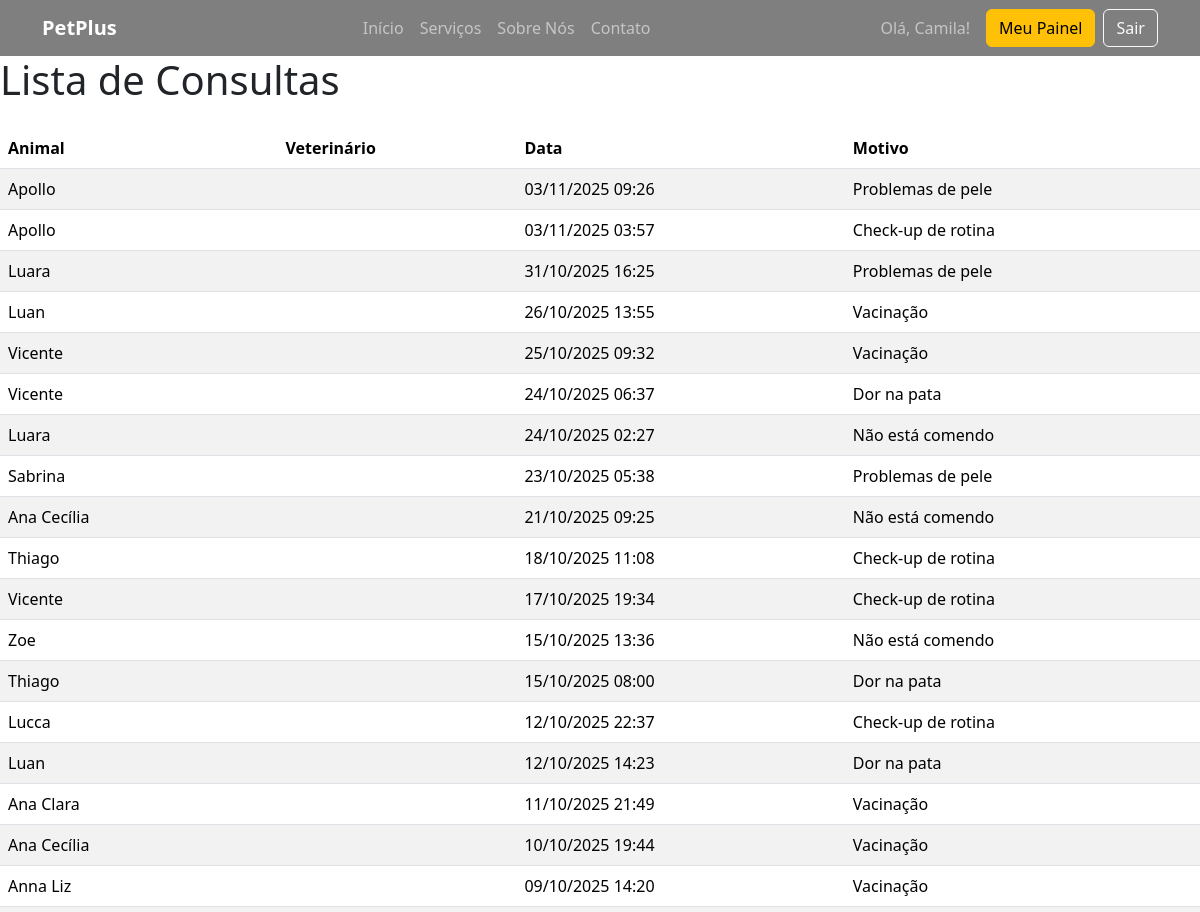
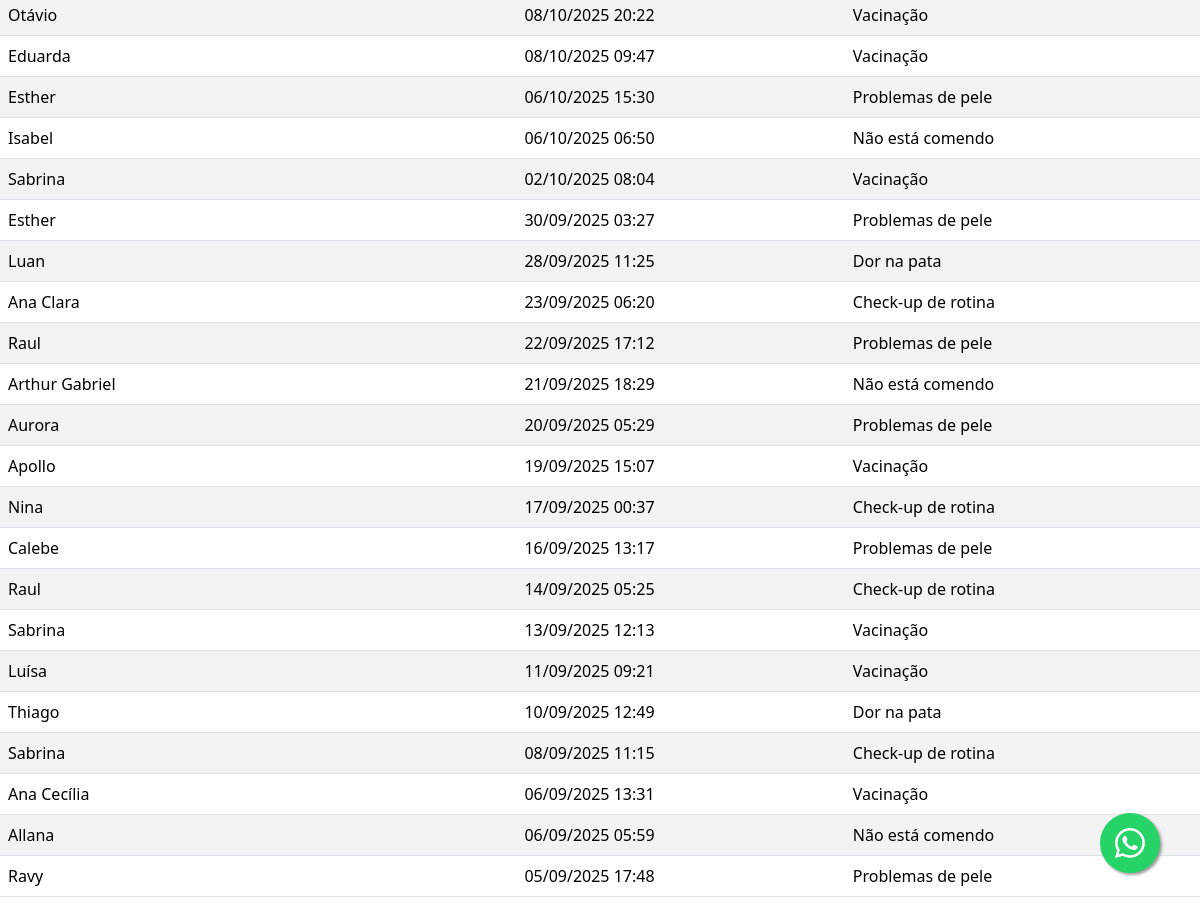
Screenshot of /consultas/ (signed in) with the database file from the repository (2 pictures, top to bottom).
### core/models.py (models this page shows, shortened)
class Usuario(AbstractUser):
    email = models.EmailField(unique=True)
    SEXO = [
        ('M', 'Masculino'),
        ('F', 'Feminino'),
        ('O', 'Outros'),
    ]
    cpf = models.CharField(max_length=11, unique=True, blank=False, null=False)
    telefone = models.CharField(max_length=15)
    data_nascimento = models.DateField(null=True, blank=True)
    sexo = models.CharField(max_length=1, choices=SEXO)
    endereco = models.TextField(blank=False, null=False)

class Consulta(models.Model):
    animal = models.ForeignKey(Animal, on_delete=models.CASCADE)
    veterinario = models.ForeignKey(
        settings.AUTH_USER_MODEL,
        on_delete=models.SET_NULL,
        null=True,
        limit_choices_to={'groups__name' : 'Veterinarios'}
    )
    data = models.DateTimeField(blank=False, null=False)
    motivo = models.TextField(blank=False, null=False)
    observacoes = models.TextField(blank=True)

class Animal(models.Model):
    ESPECIES = [
        ('C', 'Cachorro'),
        ('G', 'Gato'),
        ('O', 'Outros'),
    ]
    SEXO = [
        ('M', 'Macho'),
        ('F', 'Fêmea'),
    ]
    nome = models.CharField(max_length=100)
    dono = models.ForeignKey(Cliente, on_delete=models.CASCADE, related_name='animais', blank=False, null=False)
    especie = models.CharField(max_length=1, choices=ESPECIES)
    raca = models.CharField(max_length=100)
    data_nascimento = models.DateField(null=True, blank=True)
    peso = models.DecimalField(max_digits=5, decimal_places=2, null=True, blank=True)
    sexo = models.CharField(max_length=1, choices=SEXO)
    observacoes = models.TextField(blank=True)

### core/views.py (the view)
# urls.py: path('consultas/', views.lista_consultas, name='lista_consultas'),#acesso da Recepcionista
def lista_consultas(request):
    consultas = Consulta.objects.all().order_by('-data')
    return render(request, 'Recepcionista/lista_consultas.html', {'consultas': consultas})

### templates/Recepcionista/lista_consultas.html
{% extends 'base.html' %}
{% block content %}
  <h1 class="mb-4">Lista de Consultas</h1>
  <table class="table table-striped">
    <thead>
      <tr>
        <th>Animal</th>
        <th>Veterinário</th>
        <th>Data</th>
        <th>Motivo</th>
      </tr>
    </thead>
    <tbody>
      {% for consulta in consultas %}
      <tr>
        <td>{{ consulta.animal.nome }}</td>
        <td>{{ consulta.veterinario.nome }}</td>
        <td>{{ consulta.data|date:"d/m/Y H:i" }}</td>
        <td>{{ consulta.motivo }}</td>
      </tr>
      {% empty %}
      <tr>
        <td colspan="4">Nenhuma consulta cadastrada.</td>
      </tr>
      {% endfor %}
    </tbody>
  </table>
{% endblock %}

### templates/base.html (shortened to what this page needs)
{% load static %}
<!doctype html>
<html lang="pt-br">
<head>
    <link href="https://cdn.jsdelivr.net/npm/bootstrap@5.3.7/dist/css/bootstrap.min.css" rel="stylesheet">
    <link rel="stylesheet" href="https://cdn.jsdelivr.net/npm/bootstrap-icons@1.11.3/font/bootstrap-icons.min.css">
    <link rel="stylesheet" href="{% static 'css/website.css' %}">
</head>
<body>
    <nav class="navbar navbar-expand-lg navbar-dark fixed-top">
        <div class="container">
            <a class="navbar-brand fw-bold" href="{% url 'home' %}">PetPlus</a>
            <div class="collapse navbar-collapse" id="navbarNav">
                <ul class="navbar-nav mx-auto">
                    <li class="nav-item"><a class="nav-link" href="#">Início</a></li>
                    <li class="nav-item"><a class="nav-link" href="#">Serviços</a></li>
                    <li class="nav-item"><a class="nav-link" href="#">Sobre Nós</a></li>
                    <li class="nav-item"><a class="nav-link" href="#">Contato</a></li>
                </ul>
                <div class="d-flex align-items-center">
                    {% if user.is_authenticated %}
                        <span class="navbar-text me-3">
                            Olá, {{ user.first_name|default:user.username }}!
                        </span>
                        <a href="{% url 'redirect_apos_login' %}" class="btn btn-warning me-2">Meu Painel</a>
                        <form action="{% url 'logout' %}" method="post" class="d-inline">
                            <button type="submit" class="btn btn-outline-light">Sair</button>
                        </form>
                    {% else %}
                        <a href="{% url 'login' %}" class="btn btn-outline-light">Login</a>
                    {% endif %}
                </div>
            </div>
        </div>
    </nav>
    <a href="https://api.whatsapp.com/send?phone=SEUNUMERO&text=Olá! Gostaria de mais informações." class="whatsapp-float" target="_blank">
        <i class="bi bi-whatsapp"></i>
    </a>
	<div class="container-fluid p-0">
        {% block content %}
        {% endblock %}
    </div>
</body>
</html>

### static/css/website.css (style rules this page uses)
body { padding-top: 56px; }
.navbar { background-color: rgba(0, 0, 0, 0.5) !important; backdrop-filter: blur(10px); -webkit-backdrop-filter: blur(10px); }
.whatsapp-float { position: fixed; width: 60px; height: 60px; bottom: 40px; right: 40px; background-color: #25d366; color: #FFF; border-radius: 50px; text-align: center; font-size: 30px; box-shadow: 2px 2px 3px #999; z-index: 100; display: flex; align-items: center; justify-content: center; transition: transform 0.2s ease-in-out; }

### rows the page displays
Usuario: first_name "Camila"
Consulta: animal.nome "Apollo", data "03/11/2025 09:26", motivo "Problemas de pele"
Consulta: animal.nome "Apollo", data "03/11/2025 03:57", motivo "Check-up de rotina"
Consulta: animal.nome "Luara", data "31/10/2025 16:25", motivo "Problemas de pele"
Consulta: animal.nome "Luan", data "26/10/2025 13:55", motivo "Vacinação"
Consulta: animal.nome "Vicente", data "25/10/2025 09:32", motivo "Vacinação"
Consulta: animal.nome "Vicente", data "24/10/2025 06:37", motivo "Dor na pata"
Consulta: animal.nome "Luara", data "24/10/2025 02:27", motivo "Não está comendo"
Consulta: animal.nome "Sabrina", data "23/10/2025 05:38", motivo "Problemas de pele"
Consulta: animal.nome "Ana Cecília", data "21/10/2025 09:25", motivo "Não está comendo"
Consulta: animal.nome "Thiago", data "18/10/2025 11:08", motivo "Check-up de rotina"
Consulta: animal.nome "Vicente", data "17/10/2025 19:34", motivo "Check-up de rotina"
Consulta: animal.nome "Zoe", data "15/10/2025 13:36", motivo "Não está comendo"
Consulta: animal.nome "Thiago", data "15/10/2025 08:00", motivo "Dor na pata"
Consulta: animal.nome "Lucca", data "12/10/2025 22:37", motivo "Check-up de rotina"
Consulta: animal.nome "Luan", data "12/10/2025 14:23", motivo "Dor na pata"
Consulta: animal.nome "Ana Clara", data "11/10/2025 21:49", motivo "Vacinação"
Consulta: animal.nome "Ana Cecília", data "10/10/2025 19:44", motivo "Vacinação"
Consulta: animal.nome "Anna Liz", data "09/10/2025 14:20", motivo "Vacinação"
Consulta: animal.nome "Otávio", data "08/10/2025 20:22", motivo "Vacinação"
Consulta: animal.nome "Eduarda", data "08/10/2025 09:47", motivo "Vacinação"
Consulta: animal.nome "Esther", data "06/10/2025 15:30", motivo "Problemas de pele"
Consulta: animal.nome "Isabel", data "06/10/2025 06:50", motivo "Não está comendo"
Consulta: animal.nome "Sabrina", data "02/10/2025 08:04", motivo "Vacinação"
Consulta: animal.nome "Esther", data "30/09/2025 03:27", motivo "Problemas de pele"
Consulta: animal.nome "Luan", data "28/09/2025 11:25", motivo "Dor na pata"
Consulta: animal.nome "Ana Clara", data "23/09/2025 06:20", motivo "Check-up de rotina"
Consulta: animal.nome "Raul", data "22/09/2025 17:12", motivo "Problemas de pele"
Consulta: animal.nome "Arthur Gabriel", data "21/09/2025 18:29", motivo "Não está comendo"
Consulta: animal.nome "Aurora", data "20/09/2025 05:29", motivo "Problemas de pele"
Consulta: animal.nome "Apollo", data "19/09/2025 15:07", motivo "Vacinação"
Consulta: animal.nome "Nina", data "17/09/2025 00:37", motivo "Check-up de rotina"
Consulta: animal.nome "Calebe", data "16/09/2025 13:17", motivo "Problemas de pele"
Consulta: animal.nome "Raul", data "14/09/2025 05:25", motivo "Check-up de rotina"
Consulta: animal.nome "Sabrina", data "13/09/2025 12:13", motivo "Vacinação"
Consulta: animal.nome "Luísa", data "11/09/2025 09:21", motivo "Vacinação"
Consulta: animal.nome "Thiago", data "10/09/2025 12:49", motivo "Dor na pata"
Consulta: animal.nome "Sabrina", data "08/09/2025 11:15", motivo "Check-up de rotina"
Consulta: animal.nome "Ana Cecília", data "06/09/2025 13:31", motivo "Vacinação"
Consulta: animal.nome "Allana", data "06/09/2025 05:59", motivo "Não está comendo"
Consulta: animal.nome "Ravy", data "05/09/2025 17:48", motivo "Problemas de pele"
